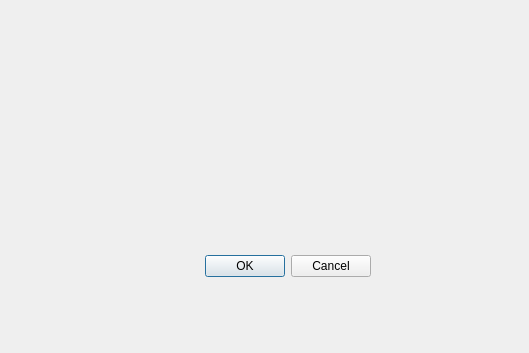
<?xml version="1.0" encoding="UTF-8"?>
<ui version="4.0">
 <class>Dialog</class>
 <widget class="QDialog" name="Dialog">
  <property name="geometry">
   <rect>
    <x>0</x>
    <y>0</y>
    <width>529</width>
    <height>353</height>
   </rect>
  </property>
  <property name="windowTitle">
   <string>Dialog</string>
  </property>
  <widget class="QWidget" name="layoutWidget">
   <property name="geometry">
    <rect>
     <x>20</x>
     <y>250</y>
     <width>351</width>
     <height>33</height>
    </rect>
   </property>
   <layout class="QHBoxLayout">
    <property name="spacing">
     <number>6</number>
    </property>
    <property name="margin" stdset="0">
     <number>0</number>
    </property>
    <item>
     <spacer>
      <property name="orientation">
       <enum>Qt::Orientation::Horizontal</enum>
      </property>
      <property name="sizeHint" stdset="0">
       <size>
        <width>131</width>
        <height>31</height>
       </size>
      </property>
     </spacer>
    </item>
    <item>
     <widget class="QPushButton" name="okButton">
      <property name="text">
       <string>OK</string>
      </property>
     </widget>
    </item>
    <item>
     <widget class="QPushButton" name="cancelButton">
      <property name="text">
       <string>Cancel</string>
      </property>
     </widget>
    </item>
   </layout>
  </widget>
 </widget>
 <resources/>
 <connections>
  <connection>
   <sender>okButton</sender>
   <signal>clicked()</signal>
   <receiver>Dialog</receiver>
   <slot>accept()</slot>
   <hints>
    <hint type="sourcelabel">
     <x>278</x>
     <y>253</y>
    </hint>
    <hint type="destinationlabel">
     <x>96</x>
     <y>254</y>
    </hint>
   </hints>
  </connection>
  <connection>
   <sender>cancelButton</sender>
   <signal>clicked()</signal>
   <receiver>Dialog</receiver>
   <slot>reject()</slot>
   <hints>
    <hint type="sourcelabel">
     <x>369</x>
     <y>253</y>
    </hint>
    <hint type="destinationlabel">
     <x>179</x>
     <y>282</y>
    </hint>
   </hints>
  </connection>
 </connections>
</ui>
